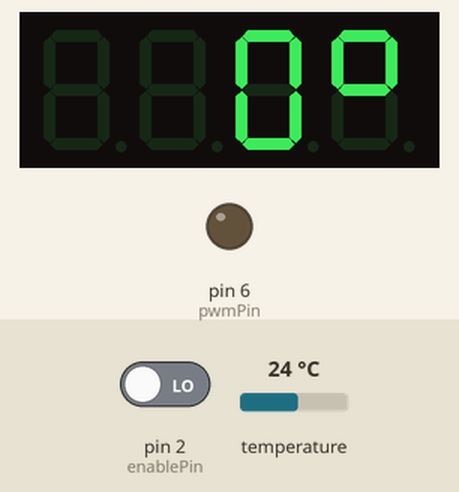
Simulated run of this sketch. Board: Arduino Uno, built with avr-gcc and run on an emulated ATmega328P. Parts: 4-digit seven-segment display, output pins drawn as LEDs (lit = HIGH). The test bench sets the inputs (shaded band); at power-on: pin 2 (enablePin) LOW, temperature 24 °C. What the sketch prints to the serial monitor is not drawn.

Above: at 1.2 s.
1.3 s: pin 2 (enablePin) driven HIGH
At 3.6 s:
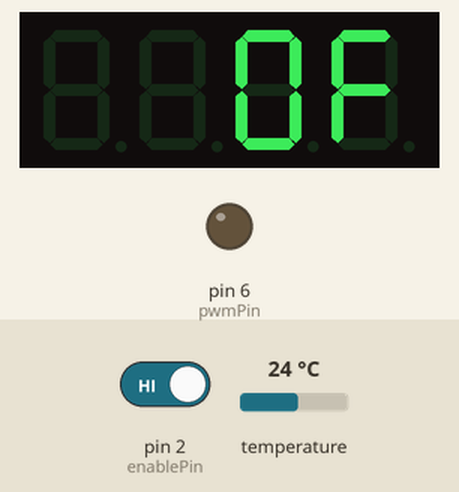
5.5 s: temperature set to 29.1 °C
At 6.6 s:
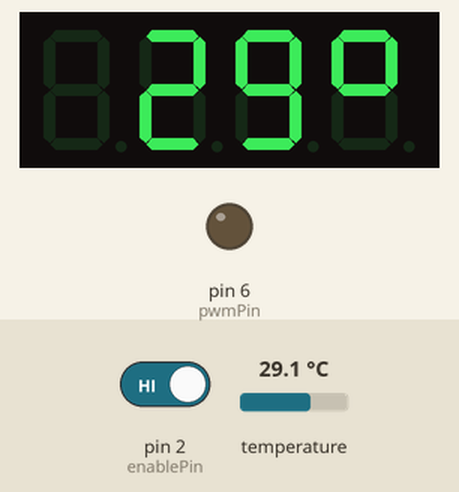
8.3 s: temperature set to 30.5 °C
At 9.2 s:
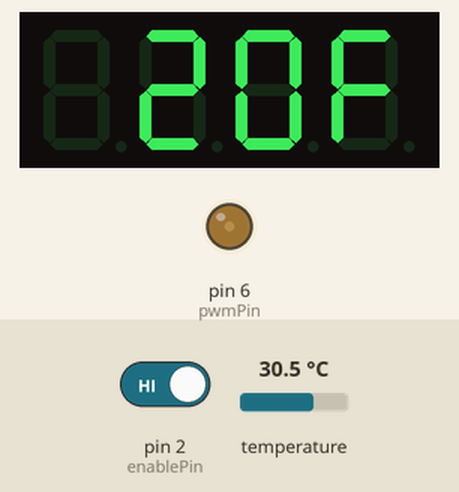
12.5 s: pin 2 (enablePin) driven LOW
At 15.6 s:
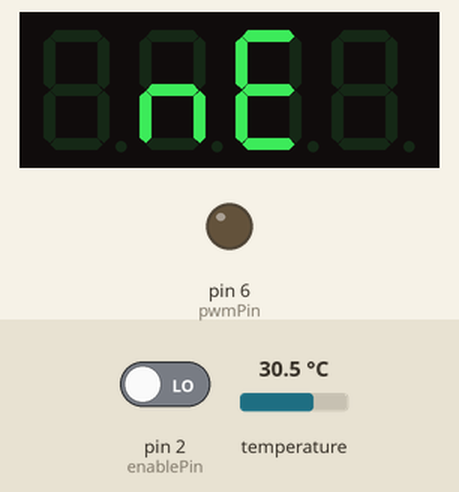
16.7 s: temperature set to 12 °C
At 18.5 s:
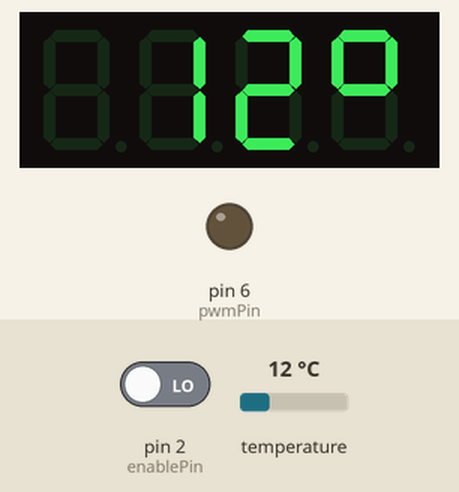
Timing chart, 0 to 20.0 s (numbered marks = the images above; inputs shaded):
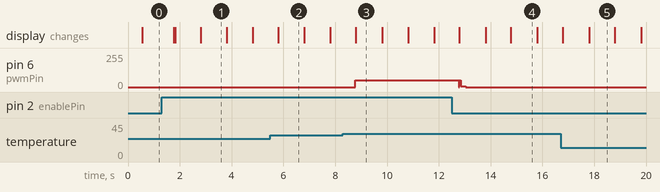

Measured:
- the behaviour switches between 29.9 and 30 °C on temperature (found by bisection; images 2 and 3)
- after the input at 1.3 s, the display: changes after 0.47 s (image 1)
- after the input at 5.5 s, the display: changes after 0.31 s (image 2)
- after the input at 8.3 s, pin 6 (pwmPin): 0/255 → 51/255 after 0.48 s; the display: changes after 0.50 s (image 3)
- after the input at 12.5 s, pin 6 (pwmPin): 51/255 → 5/255 after 0.28 s, → 0/255 0.26 s later; the display: changes after 0.30 s (image 4)
- after the input at 16.7 s, the display: first differs from a run without the input after 1.1 s (image 5)
- what the display in image 1 shows lasts 1.0 s, from 2.8 s to 3.8 s

The sketch:

ardPWMFan.ino
```cpp
/*******************************
  Program info
*******************************/
#include <WString.h>

String programName = "ardPWMFan";
String date = "20210119";
String author = "Jon Sagebrand";
String email = "jonsagebrand@gmail.com";


/*******************************
  TM1637 4 x 7-segment display
*******************************/
#include <Arduino.h>
#include <TM1637TinyDisplay.h> // https://github.com/jasonacox/TM1637TinyDisplay

const int CLK = 8;
const int DIO = 9;

TM1637TinyDisplay display(CLK, DIO);


/*******************************
  DS18B20 1-wire temperature sensor
*******************************/
#include <OneWire.h>
#include <DallasTemperature.h>

#define ONE_WIRE_BUS 3

OneWire oneWire(ONE_WIRE_BUS);

DallasTemperature sensors(&oneWire);

float currentTemp = 0;


/*******************************
  Pins
*******************************/
const int pwmPin = 6; // pin that controls the MOSFET
const int enablePin = 2; // enable this input to output PWM signal

const int minPWM = 20;

int PWMValue = 0;
boolean PWMEnabled = LOW;


/*******************************
  Variables
*******************************/
const int readTempEvery = 1000; // how often should we read the temp, ms

const int flipScreenEvery = 500;
boolean showTemp = HIGH;

float currentMillis = 0;
float lastReadMillis = 0;
float lastFlipMillis = 0;


void setup() {
  /*******************************
    Start serial
  *******************************/
  Serial.begin(9600);

  /*******************************
    Print start information
  *******************************/
  Serial.println(programName); // print information
  Serial.println(date);
  Serial.print("by ");
  Serial.println(author);
  Serial.println(email);
  Serial.println();

  /*******************************
    In- and outputs
  *******************************/
  pinMode(pwmPin, OUTPUT); // this is the output pin for the MOSFET controoling the heater
  pinMode(enablePin, INPUT);

  /*******************************
    DS18B20 sensor
  *******************************/
  sensors.begin();

  /*******************************
    LED display
  *******************************/
  display.clear();
  display.setBrightness(BRIGHT_HIGH);

}

void loop() {

  currentMillis = millis();

  /*******************************
    Read temp
  *******************************/
  if (currentMillis - lastReadMillis >= readTempEvery) {
    //Serial.println();
    Serial.print("--- Requesting temperatures...");

    sensors.requestTemperatures(); // Send the command to get temperature readings
    currentTemp = sensors.getTempCByIndex(0);

    Serial.print(" DONE");
    Serial.print(" \tTemperature is: ");
    Serial.print(currentTemp);

    /*******************************
      Calculate PWM
    *******************************/
    if (currentTemp >= 30 && PWMEnabled ) {
      PWMValue = map(currentTemp, 30, 60, minPWM * 255 / 100, 255);

      Serial.print("\t Calculated PWM value: ");
      Serial.print(PWMValue);

      if (PWMValue > 255) {
        PWMValue = 255;
      } else if (PWMValue < minPWM * 255 / 100 ) {
        PWMValue = minPWM * 255 / 100;
      }

    } else {
      PWMValue = 0;
    }

    Serial.print("\t PWM value: ");
    Serial.print(PWMValue);
    Serial.print(" \t");
    Serial.print(PWMValue * 100 / 255);
    Serial.println("%");

    lastReadMillis = currentMillis;

  }

  /*******************************
    Read inputs
  *******************************/
  PWMEnabled = digitalRead(enablePin);
  analogWrite(pwmPin, PWMValue);
  /*******************************
    PWM
  *******************************/
  if (PWMEnabled) {
    analogWrite(pwmPin, PWMValue);
  } else {
    analogWrite(pwmPin, 0);
  }

  /*******************************
    Screen
  *******************************/
  if (currentMillis - lastFlipMillis >= flipScreenEvery) {
    if (showTemp) {
      display.showString("\xB0", 1, 3);
      display.showNumber(int(currentTemp), false, 3, 0);
      showTemp = LOW;
    } else {

      if (PWMEnabled) {
        display.showString("F", 1, 3);
        display.showNumber(PWMValue * 100 / 255, false, 3, 0);
      } else {
        display.showString(" nE ", 4, 0);
      }

      showTemp = HIGH;
    }

    lastFlipMillis = currentMillis;
  }
}
```
